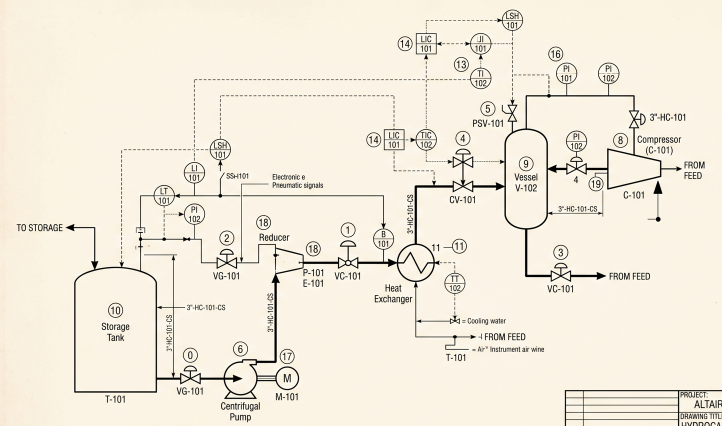
#> input picture test_images/Screenshot 2026-04-23 112939.png, 1444 x 851 px (shown at 1/2 size)
$ python -i quick_fix_detection.py   (imports and definitions only)
#> lines starting #> are read from the running program, lines starting #| are printed output that depends on the picture
#> further down, picture is the input picture: shape (851, 1444, 3); mean B, G, R 219.9, 234.4, 241.3
"""
Quick Fix for P&ID Detection
Implements Phase 1 improvements for immediate results
"""

import cv2
import numpy as np
from ultralytics import YOLO
import json
import re
from pathlib import Path

# ============================================================================
# Configuration
# ============================================================================

MODEL_PATH = "models/yolov8/best.pt"
IMAGE_PATH = "D:\EDAI4\test_images\Screenshot 2026-04-23 112939.png"  # Update this
OUTPUT_DIR = "detection_results"

# Improved settings
CONFIDENCE_THRESHOLD = 0.2  # Lowered from 0.5
IOU_THRESHOLD = 0.45
IMAGE_SIZE = 1280  # Increased from 640
USE_TTA = True  # Test Time Augmentation

# ============================================================================
# ISA Tag Validation
# ============================================================================

ISA_TAG_PATTERNS = [
    r'^[A-Z]{1,4}[-_]?\d{1,4}[A-Z]?$',  # Standard: FIC-101, TT-201A
    r'^\d{2,3}[-_][A-Z0-9]+$',           # Numeric prefix: 00-8, 12-ABC
    r'^[A-Z]{2,4}[-_]\d{2,3}[-_][A-Z]$', # Extended: LSHH-101-A
]

# [52 lines left out: functions validate_isa_tag, clean_ocr_text, not called in this run]

# ============================================================================
# Circle Detection for Instruments
# ============================================================================

def detect_instrument_circles(image):
    """
    Detect circular instrument bubbles using Hough Transform
    Returns list of (x, y, radius) tuples
    """
    # Convert to grayscale
    if len(image.shape) == 3:
        gray = cv2.cvtColor(image, cv2.COLOR_BGR2GRAY)
    else:
        gray = image.copy()

    # Preprocessing
    gray = cv2.medianBlur(gray, 5)
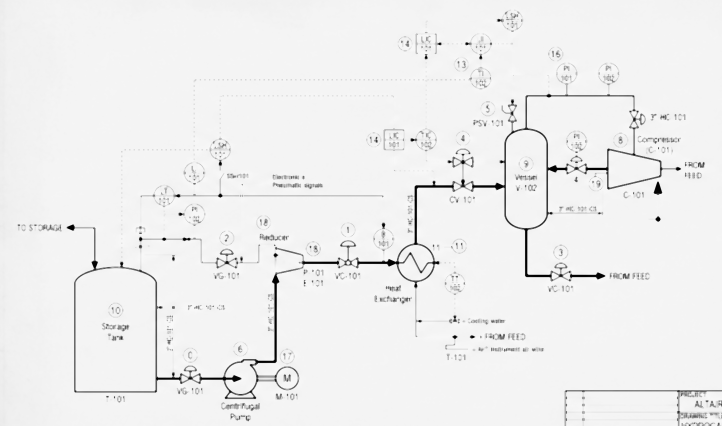
#> gray: shape (851, 1444) (shown at 1/2 size); min 0, max 253, mean 238.8
    gray = cv2.equalizeHist(gray)
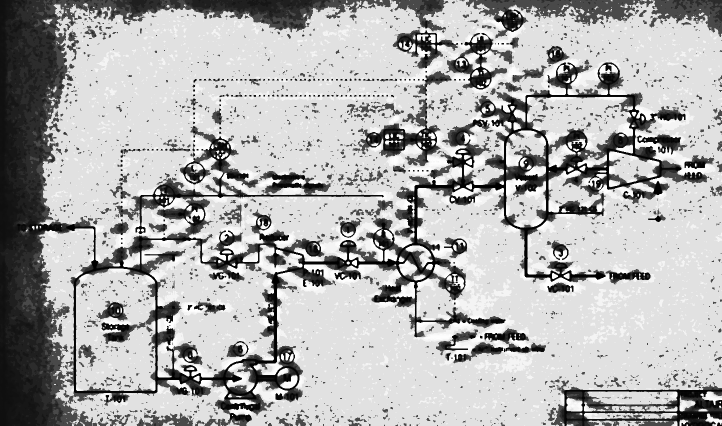
#> gray: shape (851, 1444) (shown at 1/2 size); min 0, max 255, mean 175.2

    # Detect circles
    circles = cv2.HoughCircles(
        gray,
        cv2.HOUGH_GRADIENT,
        dp=1,
        minDist=30,
        param1=50,
        param2=30,
        minRadius=15,
        maxRadius=60
    )
#> circles = 145 rows, first 8: [831.5, 524.5, 34.7], [875.5, 606.5, 58.3], [741.5, 504.5, 58.3], [432.5, 372.5, 58.3], [1047.5, 406.5, 56.1], [858.5, 581.5, 58.3], [477.5, 750.5, 40.7], [818.5, 323.5, 59.4]

    if circles is not None:
        circles = np.round(circles[0, :]).astype("int")
#> circles = 145 rows, first 8: [832, 524, 35], [876, 606, 58], [742, 504, 58], [432, 372, 58], [1048, 406, 56], [858, 582, 58], [478, 750, 41], [818, 324, 59]
        return [(x, y, r) for x, y, r in circles]

    return []

# ============================================================================
# Enhanced YOLO Detection
# ============================================================================

# [299 lines left out: functions enhanced_yolo_detection, filter_detections, visualize_detections, print_statistics, main, not called in this run]

# [2 lines not run here, left out]

>>> import cv2
>>> picture = cv2.imread('test_images/Screenshot 2026-04-23 112939.png')
>>> result = detect_instrument_circles(picture)
#> result = 145 items, first 6: (832, 524, 35), (876, 606, 58), (742, 504, 58), (432, 372, 58), (1048, 406, 56), (858, 582, 58)
